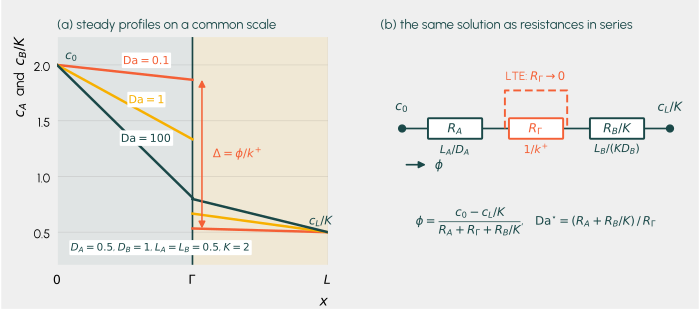

This chart was generated by the following Python code:
"""The two-slab verification problem of Sec. "Recovery of LTE in the
fast-kinetics limit", and the series-resistance reading of its closed form.

Left: the steady profile at three Damkoehler numbers, plotted on a common scale
(c_A on side A, c_B/K on side B) so that the LTE condition Eq. (lte_ss) is
continuity. The jump left at the interface is then exactly the defect

    Delta = c_A|G - c_B|G / K = phi / k+ = (c_0 - c_L/K) / (1 + Da*)

of Eq. (defect_1_explicit), which closes as Da grows but is nonzero at any
finite rate constant, because the interface is carrying a flux.

Right: the same closed form read as three resistances in series,
Eq. (model1_analytical). LTE is the short circuit of the middle one.

Analytical throughout, no solve: the profiles come from analytical_solution.py,
the same closed form that verification_lte_limit.py checks FESTIM against.
Produces two_slab_setup.pdf.
"""

import matplotlib

matplotlib.use("Agg")

import matplotlib.pyplot as plt
import morethemes as mt
import numpy as np
from matplotlib.patches import FancyBboxPatch, Rectangle

from analytical_solution import solution

TEAL = "#1a4848"
AMBER = "#f7b000"
ORANGE = "#f46036"

# the configuration of verification_lte_limit.py and parametric_study.py
D_A, D_B = 0.5, 1.0
L_A, L_B = 0.5, 0.5
c_0, c_L = 2.0, 1.0
ALPHA = 0.5  # k_minus / k_plus, so K = k_plus / k_minus = 2
K = 1.0 / ALPHA

DA_SHOWN = (0.1, 1.0, 100.0)
DA_COLOURS = (ORANGE, AMBER, TEAL)


def profile(da):
    """Steady profile on the common scale, as two linear segments.

    Returns (x, u) with u = c_A on side A and u = c_B/K on side B, plus the
    interfacial jump.
    """
    k_plus = da * D_A / L_A
    c_A_int, c_B_int, phi = solution(
        c_0=c_0,
        c_L=c_L,
        D_A=D_A,
        D_B=D_B,
        L_A=L_A,
        L_B=L_B,
        k_plus=k_plus,
        k_minus=ALPHA * k_plus,
    )
    x = np.array([0.0, L_A, L_A, L_A + L_B])
    u = np.array([c_0, c_A_int, c_B_int / K, c_L / K])
    return x, u, c_A_int - c_B_int / K


def panel_profiles(ax):
    ax.add_patch(
        Rectangle((0, -1), L_A, 10, facecolor=TEAL, alpha=0.07, linewidth=0, zorder=0)
    )
    ax.add_patch(
        Rectangle(
            (L_A, -1), L_B, 10, facecolor=AMBER, alpha=0.11, linewidth=0, zorder=0
        )
    )
    ax.axvline(L_A, color=TEAL, linewidth=1.2, zorder=1)

    for da, colour in zip(DA_SHOWN, DA_COLOURS):
        x, u, _ = profile(da)
        # the two segments are drawn as one polyline with a break at the
        # interface, which is where the discontinuity belongs
        ax.plot(x[:2], u[:2], color=colour, linewidth=1.8, zorder=4)
        ax.plot(x[2:], u[2:], color=colour, linewidth=1.8, zorder=4)
        label_x = 0.33
        ax.text(
            label_x,
            c_0 - (c_0 - u[1]) * label_x / L_A + 0.07,
            f"$\\mathrm{{Da}} = {da:g}$",
            color=colour,
            fontsize=8,
            ha="center",
            va="bottom",
            zorder=6,
            bbox=dict(boxstyle="round,pad=0.1", facecolor="white", edgecolor="none"),
        )

    # the defect at the slowest channel, which is the quantity Eq. (defect_1)
    # calls Delta and the middle resistor of the network on the right
    _, u_slow, jump = profile(DA_SHOWN[0])
    ax.annotate(
        "",
        xy=(L_A + 0.035, u_slow[1]),
        xytext=(L_A + 0.035, u_slow[2]),
        arrowprops=dict(arrowstyle="<|-|>", color=ORANGE, linewidth=1.1, shrinkA=0,
                        shrinkB=0),
        zorder=5,
    )
    ax.text(
        L_A + 0.075,
        0.5 * (u_slow[1] + u_slow[2]),
        r"$\Delta = \phi/k^{+}$",
        color=ORANGE,
        fontsize=8.5,
        va="center",
        zorder=6,
    )

    ax.set_xlim(0, L_A + L_B)
    ax.set_ylim(0.2, 2.25)
    ax.set_xlabel("$x$")
    ax.set_ylabel(r"$c_A$  and  $c_B/K$")
    ax.set_yticks([0.5, 1.0, 1.5, 2.0])
    ax.set_xticks([0, L_A, L_A + L_B])
    ax.set_xticklabels(["$0$", r"$\Gamma$", "$L$"])

    ax.text(0.03, 2.05, "$c_0$", color=TEAL, fontsize=8.5)
    ax.text(0.93, 0.56, "$c_L/K$", color=TEAL, fontsize=8.5)
    ax.text(
        0.05,
        0.33,
        r"$D_A = 0.5$, $D_B = 1$, $L_A = L_B = 0.5$, $K = 2$",
        color=TEAL,
        fontsize=7.5,
        bbox=dict(boxstyle="round,pad=0.12", facecolor="white", edgecolor="none"),
    )
    ax.set_title("(a) steady profiles on a common scale", fontsize=9.5, loc="left",
                 color=TEAL)


def resistor(ax, x, y, label, expression, colour, width=1.7, height=0.5):
    ax.add_patch(
        FancyBboxPatch(
            (x - 0.5 * width, y - 0.5 * height),
            width,
            height,
            boxstyle="round,pad=0.02",
            facecolor="white",
            edgecolor=colour,
            linewidth=1.4,
            zorder=4,
        )
    )
    ax.text(x, y, label, color=colour, fontsize=9, ha="center", va="center", zorder=5)
    ax.text(
        x, y - 0.55, expression, color=colour, fontsize=8, ha="center", va="center"
    )


def panel_network(ax):
    ax.set_xlim(0, 10)
    ax.set_ylim(0, 6)
    ax.axis("off")

    y = 3.6
    ax.plot([0.7, 9.3], [y, y], color=TEAL, linewidth=1.2, zorder=2)

    resistor(ax, 2.4, y, "$R_A$", r"$L_A/D_A$", TEAL)
    resistor(ax, 5.0, y, r"$R_\Gamma$", r"$1/k^{+}$", ORANGE)
    resistor(ax, 7.6, y, "$R_B/K$", r"$L_B/(K D_B)$", TEAL)

    for x, label in ((0.7, "$c_0$"), (9.3, "$c_L/K$")):
        ax.plot([x], [y], marker="o", markersize=5, color=TEAL, zorder=5)
        ax.text(x, y + 0.45, label, color=TEAL, fontsize=9, ha="center")

    # the flux is the current through the chain
    ax.annotate(
        "",
        xy=(1.55, y - 0.95),
        xytext=(0.75, y - 0.95),
        arrowprops=dict(arrowstyle="-|>", color=TEAL, linewidth=1.2),
    )
    ax.text(1.75, y - 0.95, r"$\phi$", color=TEAL, fontsize=9, va="center")

    # LTE short-circuits the interfacial resistance
    bypass = y + 1.0
    ax.plot(
        [4.0, 4.0, 6.0, 6.0],
        [y, bypass, bypass, y],
        color=ORANGE,
        linewidth=1.4,
        linestyle=(0, (4, 2)),
        zorder=6,
    )
    ax.text(
        5.0,
        bypass + 0.25,
        r"LTE: $R_\Gamma \to 0$",
        color=ORANGE,
        fontsize=8.5,
        ha="center",
    )

    ax.text(
        5.0,
        1.15,
        r"$\phi = \dfrac{c_0 - c_L/K}{R_A + R_\Gamma + R_B/K}$,"
        r"$\quad \mathrm{Da}^{\star} = (R_A + R_B/K)\,/\,R_\Gamma$",
        color=TEAL,
        fontsize=8.5,
        ha="center",
        va="center",
    )
    ax.set_title("(b) the same solution as resistances in series", fontsize=9.5,
                 loc="left", color=TEAL)


def plot(filename):
    mt.set_theme("urban")
    plt.rcParams["axes.spines.top"] = False
    plt.rcParams["axes.spines.right"] = False

    fig, (ax_left, ax_right) = plt.subplots(
        1, 2, figsize=(7.0, 3.1), width_ratios=[1.0, 1.15]
    )
    panel_profiles(ax_left)
    panel_network(ax_right)

    fig.subplots_adjust(left=0.08, right=0.99, top=0.88, bottom=0.14, wspace=0.18)
    fig.savefig(filename)


if __name__ == "__main__":
    plot("two_slab_setup.pdf")
